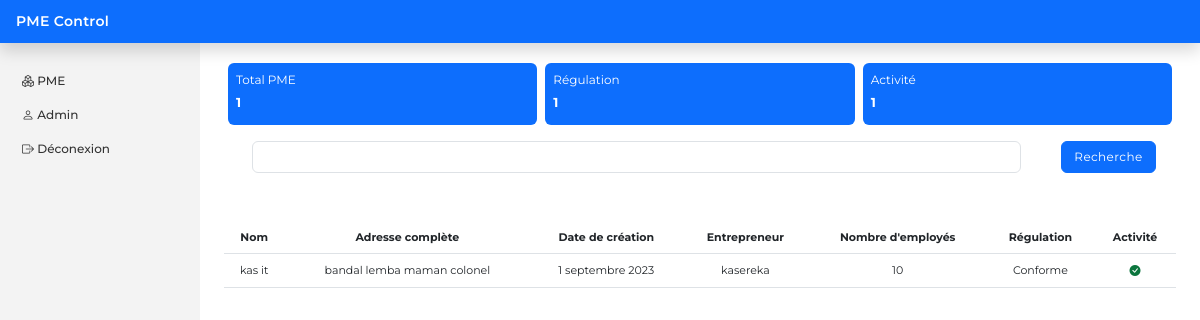
Page /administrateur/list_entreprise (signed in) on the committed database.
### app_admin/models.py (models this page shows, shortened)
class Model_PME(models.Model):
    name = models.CharField(max_length=100, verbose_name='Nom')
    fullAddress = models.CharField(max_length=200, verbose_name='Adresse complète')
    entrepreneur = models.CharField(max_length=100, verbose_name='Entrepreneur')
    NumberOfEmployees = models.IntegerField(verbose_name='Nombre d\'employés')
    regulation = models.CharField(max_length=100, choices=REGULATION_CHOICES, verbose_name='Régulation')
    activity = models.BooleanField(default=False, verbose_name="En activité")
    creationDate = models.DateField(auto_now=False, auto_now_add=False, verbose_name="Date de création")
    class Meta:
        verbose_name = 'Modèle PME'
        verbose_name_plural = 'Modèles PME'

### app_admin/views.py (the view)
# urls.py: path("list_entreprise", listEntreprise, name="view_list_entreprise")
@login_required
def listEntreprise(request):
    context = {
        'entreprises': Model_PME.objects.all(),
        'totalEntreprise': Model_PME.objects.all().count(),
        'regulationEntreprise': Model_PME.objects.filter(regulation='conforme').count(),
        'activityEntreprise': Model_PME.objects.filter(activity=True).count(),
    }
    return render(request, "app_admin/list_entreprise.html", context)

### templates/app_admin/list_entreprise.html (shortened to what this page needs)
{% load static %}
<!DOCTYPE html>
<html lang="en">
<head>
    <link rel="stylesheet" href="{% static "bootstrap.css" %}">
    <link rel="stylesheet" href="{% static "bootstrap-icons.css" %}">
    <link rel="stylesheet" href="{% static "style.css" %}">
</head>
<body>
    <header class="navbar navbar-dark sticky-top bg-primary flex-md-nowrap p-0 shadow">
        <a class="navbar-brand col-md-3 col-lg-2 me-0 fs-6 px-3" href=""> PME Control</a>
    </header>
    <div class="container-fluid">
        <div class="row">
            <nav id="sidebarMenu" class="col-md-3 col-lg-2 d-md-block bg-light sidebar collapse">
                <div class="position-sticky pt-3">
                    <ul class="nav flex-column">
                        <li class="nav-item">
                            <a href="{% url "view_list_entreprise" %}" class="nav-link"><i class="bi bi-boxes"></i> PME</a>
                        </li>
                        <li class="nav-item">
                            <a href="{% url "view_add_user" %}" class="nav-link"><i class="bi bi-person"></i> Admin</a>
                        </li>
                        <li class="nav-item">
                            <a href="{% url "view_deconnexion" %}" class="nav-link"><i class="bi bi-box-arrow-right"></i> Déconexion</a>
                        </li>
                    </ul>
                </div>
            </nav>
            <main class="col-md-9 ms-sm-auto col-lg-10 px-md-4">
                <div class="container mt-3">
                    <div class="row">
                        <div class="col-md-4 p-1 mb-1">
                            <div class="d-flex justify-content-between p-2 dash bg-primary">
                                <div>
                                    <p class="text-white mb-1">Total PME</p>
                                    <p class="text-white mb-1 number-actif">{{totalEntreprise}}</p>
                                </div>
                            </div>
                        </div>
                        <div class="col-md-4 p-1 mb-1">
                            <div class="d-flex justify-content-between p-2 dash  bg-primary">
                                <div>
                                    <p class="text-white mb-1">Régulation</p>
                                    <p class="text-white mb-1 number-actif">{{regulationEntreprise}}</p>
                                </div>
                            </div>
                        </div>
                        <div class="col-md-4 p-1 mb-1">
                            <div class="d-flex justify-content-between p-2 dash  bg-primary">
                                <div>
                                    <p class="text-white mb-1">Activité</p>
                                    <p class="text-white mb-1 number-actif">{{activityEntreprise}}</p>
                                </div>
                            </div>
                        </div>
                    </div>
                </div>
                <div class="container">
                    <div class='row mt-2'>
                        <div class="col-md-10 mx-3">
                            <input type="search" class="form-control">
                        </div>
                        <div class="col-md-1">
                            <button class='btn btn-primary' type='submit'>Recherche</button>
                        </div>
                    </div>
                </div>
                <table class="table mt-5">
                    <thead>
                        <tr>
                            <th scope="col">Nom</th>
                            <th scope="col">Adresse complète</th>
                            <th scope="col">Date de création</th>
                            <th scope="col">Entrepreneur</th>
                            <th scope="col">Nombre d'employés</th>
                            <th scope="col">Régulation</th>
                            <th scope="col">Activité</th>
                        </tr>
                    </thead>
                    <tbody>
                        {% for entreprise in entreprises %}
                            <tr>
                                <td>{{entreprise.name}}</td>
                                <td>{{entreprise.fullAddress}}</td>
                                <td>{{entreprise.creationDate}}</td>
                                <td>{{entreprise.entrepreneur}}</td>
                                <td>{{entreprise.NumberOfEmployees}}</td>
                                <td>
                                    {% if entreprise.regulation == 'non_conforme' %}Non conforme
                                    {% else %}
                                    Conforme
                                    {% endif %}
                                </td>
                                <td>
                                    {% if entreprise.activity == True %}
                                        <i class="bi bi-check-circle-fill color-success"></i>
                                    {% else %}
                                    <i class="bi bi-check-circle-fill color-danger"></i></td>
                                    {% endif %}
                            </tr>
                        {% endfor %}
                    </tbody>
                </table>
            </main>
        </div>
    </div>
</body>
</html>

### static/style.css (style rules this page uses)
body { font-family: 'Montserrat', sans-serif; }
.form-control, .form-label, .btn, label, .text-page { font-size: 12px; letter-spacing: .4px; }
.navbar-brand { padding-top: .70rem; padding-bottom: .70rem; font-size: 14px !important; letter-spacing: 0.3px; font-weight: 550; }
.sidebar { position: fixed; top: 0; bottom: 0; left: 0; z-index: 100; padding: 48px 0 0; background-color: rgb(243, 243, 243) !important; }
.sidebar .nav-link { font-weight: 500; color: #333; margin-left: 6px; font-size: 12px; }
th, td { font-size: 11px ; text-align: center; }
.dash { border-radius: 6px; background-color: rgb(26, 67, 108); font-size: 12px; }
.number-actif { font-size: 13px; font-weight: bold; }
.color-success { color: rgb(12, 118, 62); }

### rows in the picture
Model_PME: name "kas it", fullAddress "bandal lemba maman colonel", creationDate "1 septembre 2023", entrepreneur "kasereka", NumberOfEmployees "10", regulation "Conforme", activity True (drawn)

### other values in the picture
{{ totalEntreprise }} "1"
{{ regulationEntreprise }} "1"
{{ activityEntreprise }} "1"
